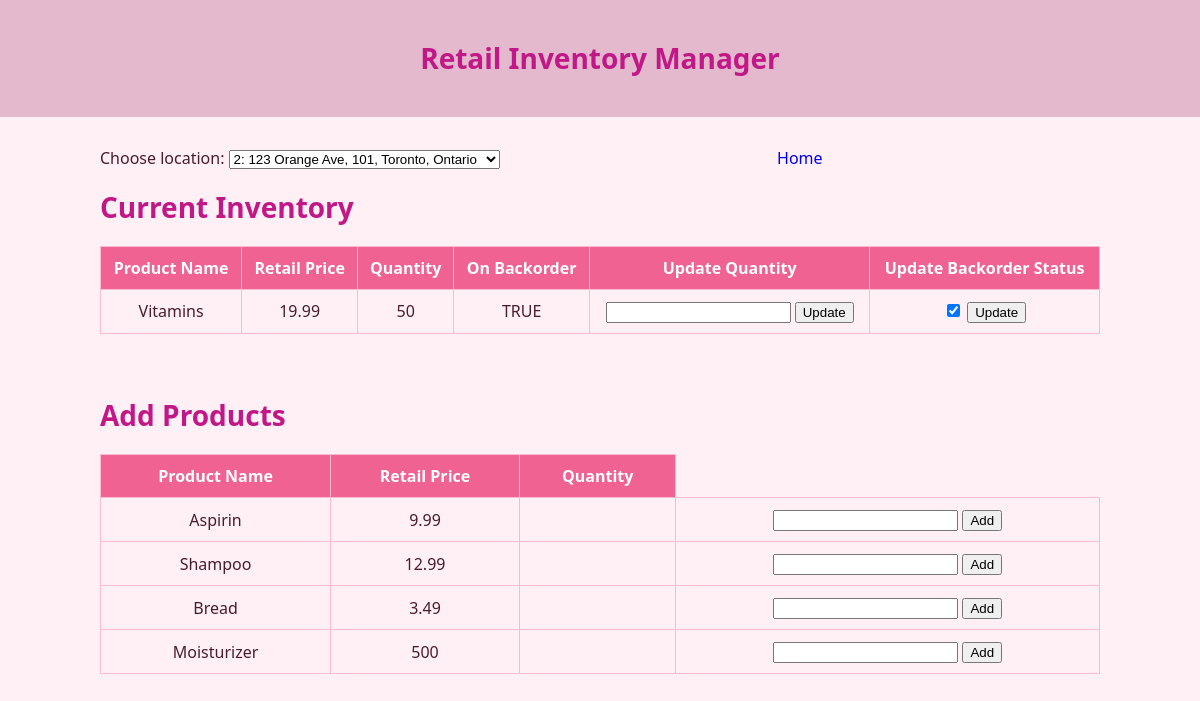
The page /inventory?location_id=2 on the database its author committed.
### models.py (models this page shows)
class product_details(db.Model):
	__tablename__= 'product_details'
	upc_a = db.Column(db.String(15), default= "0-00000-00000-0", primary_key=True)
	product_name = db.Column(db.String(100), default= "name", nullable=False)
	category = db.Column(db.String(100), default ="no category", nullable=False)
	details = db.Column(db.String(3000), nullable=True)

class products(db.Model):
	__tablename__= 'products'
	id = db.Column(db.Integer, default= 0, primary_key=True)
	upc_a = db.Column(db.String(15), db.ForeignKey('product_details.upc_a'), nullable=False)
	department_id = db.Column(db.Integer, db.ForeignKey('departments.id', ondelete='SET NULL'))
	supplier_id = db.Column(db.Integer, db.ForeignKey('suppliers.id'))
	retail_price = db.Column(db.Numeric(19, 4), default=0.0000, nullable=False)
	unit_price = db.Column(db.Numeric(19, 4), default=0.0000, nullable=False)

class inventory(db.Model):
	__tablename__='inventory'
	product_id = db.Column(db.Integer, db.ForeignKey('products.id', ondelete='CASCADE'), default= 0, nullable=False)
	location_id = db.Column(db.Integer, db.ForeignKey('locations.id', ondelete='CASCADE'), default= 0, nullable=False)
	quantity = db.Column(db.Integer, default=0, nullable=False)
	on_backorder = db.Column(db.Integer, default=0, nullable=False)
	__table_args__ = (
        db.PrimaryKeyConstraint('product_id', 'location_id', name='inventory_id'),
        db.CheckConstraint("on_backorder IN (0, 1)", name="check_on_backorder"),
    )

### routes.py (the view)
    @app.route('/inventory', methods=['GET', 'POST'])
    def inventory():
        if request.method == 'POST':
            l_id = request.form.get('location_id', None)
            p_id = request.form.get('product_id', None)
            new_quantity = request.form.get('new_quantity', None)
            on_backorder = request.form.get('on_backorder', None)
            off_backorder = request.form.get('off_backorder', None)
            add_quantity = request.form.get('add_quantity', None)
            if l_id is None or p_id is None:
                return redirect(url_for('inventory', location_id=None))
            conn = sqlite3.connect('instance/database.db')
            if new_quantity is not None:
                quan_cur = conn.cursor()
                quan_cur.execute("""UPDATE inventory SET quantity = ?
                             WHERE location_id = ? AND product_id = ?""", [new_quantity, l_id, p_id])
            if on_backorder is not None or off_backorder is not None:
                on_backorder = 1 if on_backorder == "on" else 0
                bo_cur = conn.cursor()
                bo_cur.execute("""UPDATE inventory SET on_backorder = ?
                             WHERE location_id = ? AND product_id = ?""", [on_backorder, l_id, p_id])
            if add_quantity is not None:
                add_cur = conn.cursor()
                add_cur.execute("""INSERT INTO inventory (location_id, product_id, quantity, on_backorder)
                                VALUES (?, ?, ?, ?)""", [l_id, p_id, add_quantity, 0])
            conn.commit()
            return redirect(url_for('inventory', location_id=l_id))
        else:
            conn = sqlite3.connect('instance/database.db')
            loc_cur = conn.cursor()
            location_id = request.args.get('location_id')
            location_data = loc_cur.execute("""SELECT id,
                                        id || ': ' || street_address || ', ' || suite_no || ', ' || city || ', ' || province as address
                                                     FROM locations""")
            if location_id is None or location_id == '':
                return render_template('inventory.html', location_data=location_data)
            inv_cur = conn.cursor()
            inventory_data = inv_cur.execute("""SELECT i.product_id as 'ID',
                                                    pd.product_name as 'Product Name',
                                                    p.retail_price as 'Retail Price',
                                                    i.quantity as 'Quantity',
                                                    CASE
                                                        WHEN i.on_backorder = 1 THEN 'TRUE'
                                                        WHEN i.on_backorder = 0 THEN 'FALSE'
                                                        ELSE 'N/A'
                                                    END as 'On Backorder'
                                                 FROM inventory i
                                                 JOIN products p on i.product_id = p.id
                                                 JOIN product_details pd on pd.upc_a = p.upc_a
                                                 WHERE i.location_id = ?""", [location_id])
            column_names = [column[0] for column in inventory_data.description][1:]
            add_cur = conn.cursor()
            available_products = add_cur.execute("""SELECT p.id as 'ID',
                                                        pd.product_name as 'Product Name',
                                                        p.retail_price as 'Retail Price'
                                                    FROM products p
                                                    JOIN product_details pd on pd.upc_a = p.upc_a
                                                    WHERE p.id NOT IN (SELECT product_id
                                                                       FROM inventory
                                                                       WHERE location_id = ?)""", [location_id])
            available_columns = [column[0] for column in available_products.description][1:]
            return render_template('inventory.html', current_location=int(location_id), location_data=location_data, column_names=column_names, inventory_data=inventory_data, available_products=available_products, available_columns=available_columns)

### templates/inventory.html (shortened to what this page needs)
{% extends "base.html" %}
{% block content %}
<div class='header' style='display:flex;justify-content:space-between'>
    {% if location_data %}
    <div class='location-select'>
      <form action='/inventory' method='get'>
      <label for='location'> Choose location:</label>
        <select name='location_id' id='location_id' onchange="this.form.submit()">
        {% for id, address in location_data %}
        {% if current_location and current_location == id %}
        <option selected value='{{ id }}'>{{ address }}</option>
        {% else %}
        <option value='{{ id }}'>{{ address }}</option>
        {% endif %}
        {% endfor %}
      </select>
      </form>
    </div>
    {% else %}
  <h2>Error: Inventory data not available.</h2>
    {% endif %}
  <nav class='navbar'><a href='/'>Home</a></nav>
</div>
{% if inventory_data and column_names %}
<h1>Current Inventory</h1>
        <table>
            <thead>
                <tr>
                    {% for column in column_names %}
                        <th>{{ column }}</th>
                    {% endfor %}
                    <th> Update Quantity </th>
                    <th> Update Backorder Status </th>
                </tr>
            </thead>
            <tbody>
                {% for row in inventory_data %}
                    <tr>
                        {% for item in (row)[1:] %}
                            <td>{{ item }}</td>
                        {% endfor %}
                        <td><form action='/inventory' method='post'>
                            <input required type='number' name='new_quantity'>
                            <input type='submit' value='Update'>
                          </form>
                        </td>
                        <td><form action='/inventory' method='post'>
                            {% if row[4] and row[4] == "TRUE" %}
                              <input type='checkbox' name='on_backorder' checked>
                            {% else %}
                              <input type='checkbox' name='on_backorder'>
                            {% endif %}
                            <input type='submit' value='Update'>
                          </form>
                        </td>
                    </tr>
                {% endfor %}
            </tbody>
        </table>
{% endif %}
{% if available_products and available_columns %}
<br><br>
<div class="available">
<h1>Add Products</h1>
  <table>
    <thead>
        <tr>
            {% for column in available_columns%}
                <th>{{ column }}</th>
            {% endfor %}
            <th>Quantity</th>
        </tr>
    </thead>
    <tbody>
      {% for row in available_products %}
      <tr>
          {% for item in (row)[1:] %}
              <td>{{ item }}</td>
          {% endfor %}
          <td>
            <td><form action='/inventory' method='post'>
                <input required type='number' name='add_quantity'>
                <input type='submit' value='Add'>
              </form>
            </td>
          </td>
      </tr>
      {% endfor %}
    </tbody>
  </table>
</div>
{% endif %}
{% endblock %}

### templates/base.html (style rules this page uses)
body { font-family: 'Segoe UI', Tahoma, Geneva, Verdana, sans-serif; background-color: #fff0f5; margin: 0; padding: 0; color: #4a1c2a; }
h1 { font-size: 28px; margin-bottom: 20px; color: #c21887; }
table { width: 100%; border-collapse: collapse; margin-top: 20px; }
th, td { border: 1px solid #f8bbd0; padding: 10px; text-align: center; }
th { background-color: #f06292; color: white; }
a { text-decoration: none; }

### rows shown on the page
inventory: item "50" "TRUE"
product_details: product_name "Vitamins"
products: retail_price "19.99"
products: retail_price "9.99"
product_details: product_name "Aspirin"
products: retail_price "12.99"
product_details: product_name "Shampoo"
products: retail_price "3.49"
product_details: product_name "Bread"
products: retail_price "500"
product_details: product_name "Moisturizer"

### other values the page prints
{{ column }} "Product Name" "Retail Price" "Quantity" "On Backorder"
{{ column }} "Product Name" "Retail Price"
form field location_id "2: 123 Orange Ave, 101, Toronto, Ontario"
